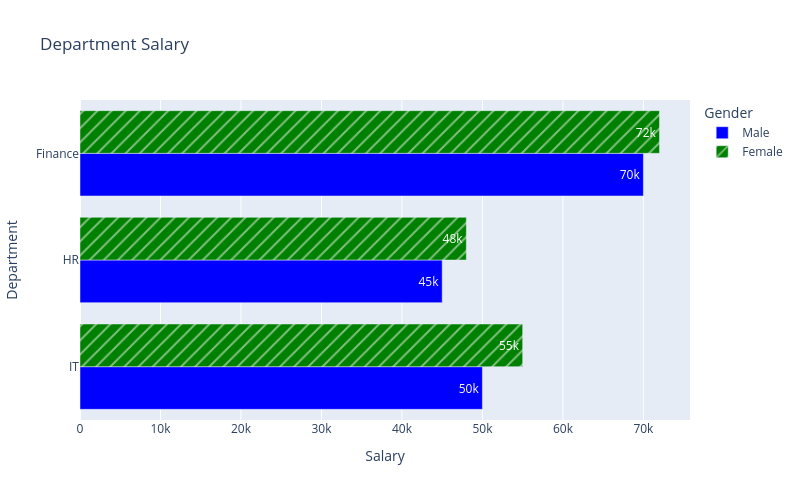

Write notebook code for a chart like this one.
### Code cell
import pandas as pd
import plotly.express as px
data={'Department':['IT','IT','HR','HR','Finance','Finance'],
     'Gender':['Male','Female','Male','Female','Male','Female'],
     'Salary':[50000,55000,45000,48000,70000,72000],
     'Exp':[3,4,2,3,5,6]}
df=pd.DataFrame(data)
fig=px.bar(df,y='Department',x='Salary',title='Department Salary',width=800,height=500,color='Gender',hover_data=['Exp'],
           pattern_shape='Gender',barmode='group',text_auto=True,orientation='h',color_discrete_map={'Male':'blue','Female':'green'})
fig.show()

### Figure 1 — Plotly figure (JSON) as saved in the notebook; plotly's stock layout.template omitted (floating-point values rounded to 4 significant figures)
{"data": [{"alignmentgroup": "True", "customdata": [[3], [2], [5]], "hovertemplate": "Gender=Male<br>Salary=%{x}<br>Department=%{y}<br>Exp=%{customdata[0]}<extra></extra>", "legendgroup": "Male", "marker": {"color": "blue", "pattern": {"shape": ""}}, "name": "Male", "offsetgroup": "Male", "orientation": "h", "showlegend": true, "textposition": "auto", "texttemplate": "%{x}", "type": "bar", "x": [50000, 45000, 70000], "xaxis": "x", "y": ["IT", "HR", "Finance"], "yaxis": "y"}, {"alignmentgroup": "True", "customdata": [[4], [3], [6]], "hovertemplate": "Gender=Female<br>Salary=%{x}<br>Department=%{y}<br>Exp=%{customdata[0]}<extra></extra>", "legendgroup": "Female", "marker": {"color": "green", "pattern": {"shape": "/"}}, "name": "Female", "offsetgroup": "Female", "orientation": "h", "showlegend": true, "textposition": "auto", "texttemplate": "%{x}", "type": "bar", "x": [55000, 48000, 72000], "xaxis": "x", "y": ["IT", "HR", "Finance"], "yaxis": "y"}], "layout": {"barmode": "group", "height": 500, "legend": {"title": {"text": "Gender"}, "tracegroupgap": 0}, "title": {"text": "Department Salary"}, "width": 800, "xaxis": {"anchor": "y", "domain": [0, 1], "title": {"text": "Salary"}}, "yaxis": {"anchor": "x", "domain": [0, 1], "title": {"text": "Department"}}}}
